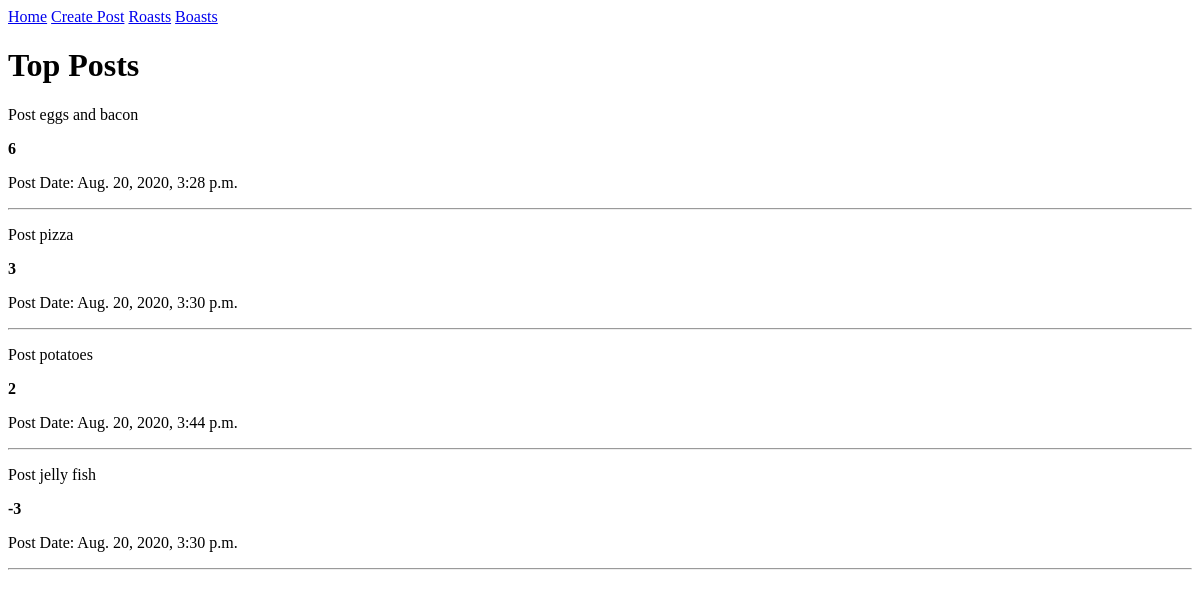
The app's page /sorted/, older data.
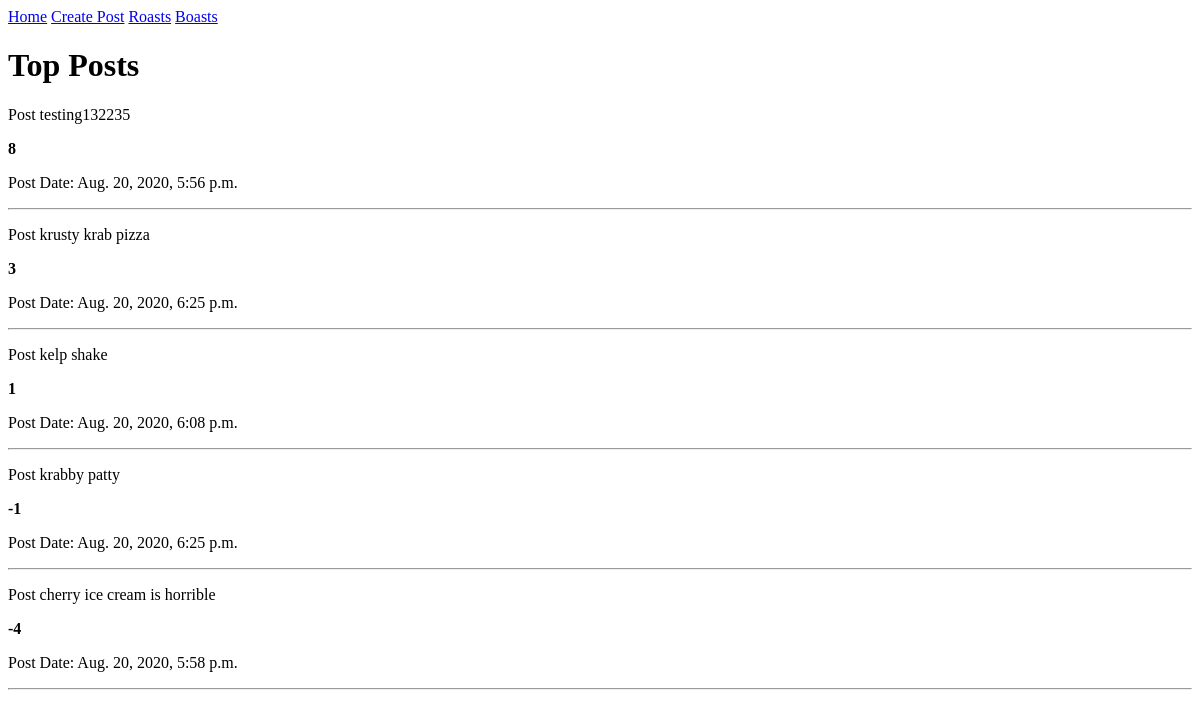
The same page, newer data.
### ghost_post_app/models.py (models this page shows)
class Post(models.Model):
    BOAST = "B"
    ROAST = "R"
    choices = [(BOAST, "Boast"), (ROAST, "Roast")]
    date = models.DateTimeField(auto_now=True)
    post = models.CharField(max_length=180)
    up_vote = models.IntegerField(default=0)
    down_vote = models.IntegerField(default=0)
    is_boast = models.BooleanField()
    def __str__(self):
        return self.post
    def vote_total(self):
        return self.up_vote + self.down_vote

### ghost_post_app/views.py (the view)
# urls.py: path("sorted/", views.sorted_view, name="sorted"),
def sorted_view(request):
    posts = sorted(Post.objects.all(),
                   key=lambda x: x.vote_total(), reverse=True)
    return render(request, "sorted.html", {"posts": posts})

### templates/sorted.html
<nav>
  <a href="{% url 'home' %}">Home</a>
  <a href="{% url 'add_post' %}">Create Post</a>
  <a href="{% url 'roasts' %}">Roasts</a>
  <a href="{% url 'boasts' %}">Boasts</a>
</nav>
<h1>Top Posts</h1>
{% for post in posts %}
<p>Post {{post}}</p>
<p><strong>{{post.vote_total}}</strong></p>
<p>Post Date: {{post.date}}</pp>
<hr>
{% endfor %}

Row changes from the older to the newer data that the page shows:
removed Post: post "eggs and bacon", vote_total "6", date "Aug. 20, 2020, 3:28 p.m."
removed Post: post "pizza", vote_total "3", date "Aug. 20, 2020, 3:30 p.m."
removed Post: post "potatoes", vote_total "2", date "Aug. 20, 2020, 3:44 p.m."
added Post: post "testing132235", vote_total "8", date "Aug. 20, 2020, 5:56 p.m."
added Post: post "krusty krab pizza", vote_total "3", date "Aug. 20, 2020, 6:25 p.m."
changed Post: post "jelly fish" → "kelp shake"; vote_total "-3" → "1"; date "Aug. 20, 2020, 3:30 p.m." → "Aug. 20, 2020, 6:08 p.m."
added Post: post "krabby patty", vote_total "-1", date "Aug. 20, 2020, 6:25 p.m."
added Post: post "cherry ice cream is horrible", vote_total "-4", date "Aug. 20, 2020, 5:58 p.m."
